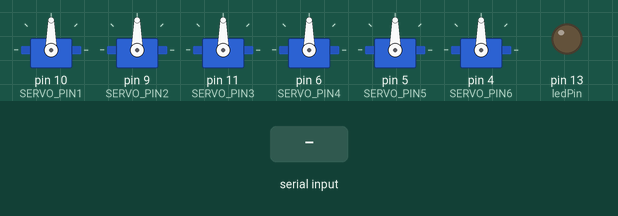
Bench run of a sketch on a simulated Arduino Uno, built with avr-gcc and run on an emulated ATmega328P. Parts: 6 × servo, output pins drawn as LEDs (lit = HIGH). The inputs (shaded band) are chosen by the test bench.

Above: at 1.2 s.
1.3 s: "90,45,200,10\n" received over Serial
At 2.1 s:
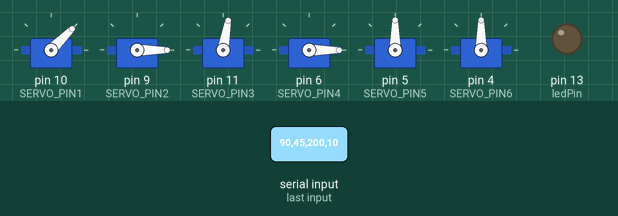
2.8 s: "30,150,10,200\n" received over Serial
At 3.3 s:
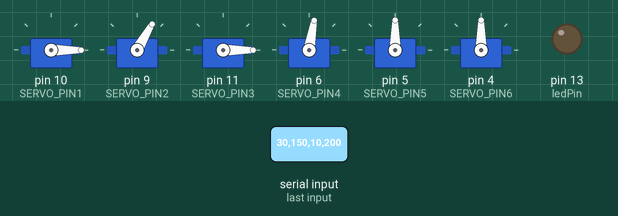
Timing chart, 0 to 5.8 s (numbered marks = the images above; inputs shaded):
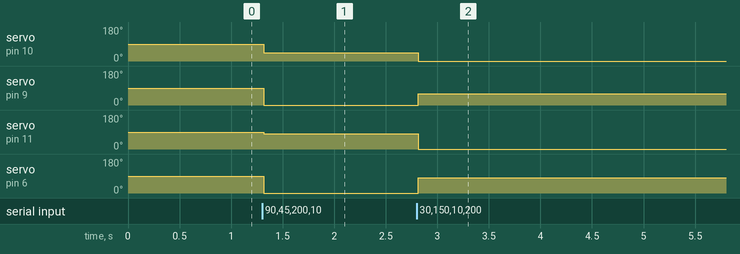

Measured:
- after the input at 1.3 s, servo on pin 10 (SERVO_PIN1): 90° → 45° at once; servo on pin 9 (SERVO_PIN2), servo on pin 6 (SERVO_PIN4): 90° → 0° at once; servo on pin 11 (SERVO_PIN3): 90° → 80° at once
- after the input at 2.8 s, servo on pin 10 (SERVO_PIN1): 45° → 0° at once; servo on pin 9 (SERVO_PIN2): 0° → 60° at once; servo on pin 11 (SERVO_PIN3): 80° → 0° at once; servo on pin 6 (SERVO_PIN4): 0° → 80° at once

The sketch:

FPV_head_controller.ino
```cpp
#include <Servo.h>

//create servos
Servo servo_1; //neck
Servo servo_2; // eyes
Servo servo_3; // left shoulder
Servo servo_4; // left hand
Servo servo_5; // right shoulder
Servo servo_6; // right hand

//assign servo pin numbers
const int SERVO_PIN1 = 10; // neck
const int SERVO_PIN2 = 9; // eyes
const int SERVO_PIN3 = 11; // left shoulder
const int SERVO_PIN4 = 6; // left hand
const int SERVO_PIN5 = 5; // right shoulder
const int SERVO_PIN6 = 4; // right hand

int test_angle = -999;
int compressed_angle = 0;

const int ledPin = 13;
int ledState = 0;

String temp_String = ",";


void setup() {
  pinMode(ledPin, OUTPUT);
  Serial.begin(9600);

  // attach servo to corresponding pin #
  servo_1.attach(SERVO_PIN1);
  servo_2.attach(SERVO_PIN2);
  servo_3.attach(SERVO_PIN3);
  servo_4.attach(SERVO_PIN4);
  servo_5.attach(SERVO_PIN5);
  servo_6.attach(SERVO_PIN6);
}

void loop() {
//  servo_1.write(90);
  if (Serial.available()) {
    String serialData = Serial.readStringUntil('\n');
    int commaIndex1 = serialData.indexOf(','); // find the first comma
    int commaIndex2 = serialData.indexOf(',', commaIndex1 + 1); // 2nd comma
    int commaIndex3 = serialData.indexOf(',', commaIndex2 + 1); // 3rd comma


    if (commaIndex1 > -1 && commaIndex2 > -1 && commaIndex3 > -1) {
      // cast the substrings between commas for the actual data
      String strAngX = serialData.substring(0, commaIndex1);
      String strAngY = serialData.substring(commaIndex1 + 1, commaIndex2);
      String left_strAngX = serialData.substring(commaIndex2 + 1, commaIndex3);
      String left_strAngY = serialData.substring(commaIndex3 + 1);

      int angX = strAngX.toInt();
      int angY = strAngY.toInt();
      int left_angX = left_strAngX.toInt();
      int left_angY = left_strAngY.toInt();

      int compressed_angX = map(angX, 90, -90, 0, 180);
      int compressed_angY = map(angY, 90, -90, 0, 180);
      int left_compressed_angX = map(left_angX, 90, -90, 0, 180);
      int left_compressed_angY = map(left_angY, 90, -90, 0, 180);

      servo_1.write(compressed_angY); // neck
      servo_2.write(compressed_angX); // eye
      servo_3.write(left_compressed_angY); // left shoulder
      servo_4.write(left_compressed_angX); // left hand

//    test_angle = serialData.toInt();
//    compressed_angle = map(test_angle, 90, -90, 0, 180);
//    servo_1.write(compressed_angle);
//    delay(15);
    }
  }

//  ledState = recvSerial();
////  Serial.println(ledState);
//
//  delay(100);
//  if (ledState == 1)
//    digitalWrite(ledPin, HIGH);
//  else
//    digitalWrite(ledPin, LOW);
}

int recvSerial() {
  if (Serial.available()) {
    int serialData = Serial.read();
    switch (serialData) {
      case '1':
        return 1;
        break;
      case '0':
        return 0;
        break;
      default:
        return -1;
    }
  }
}
```
